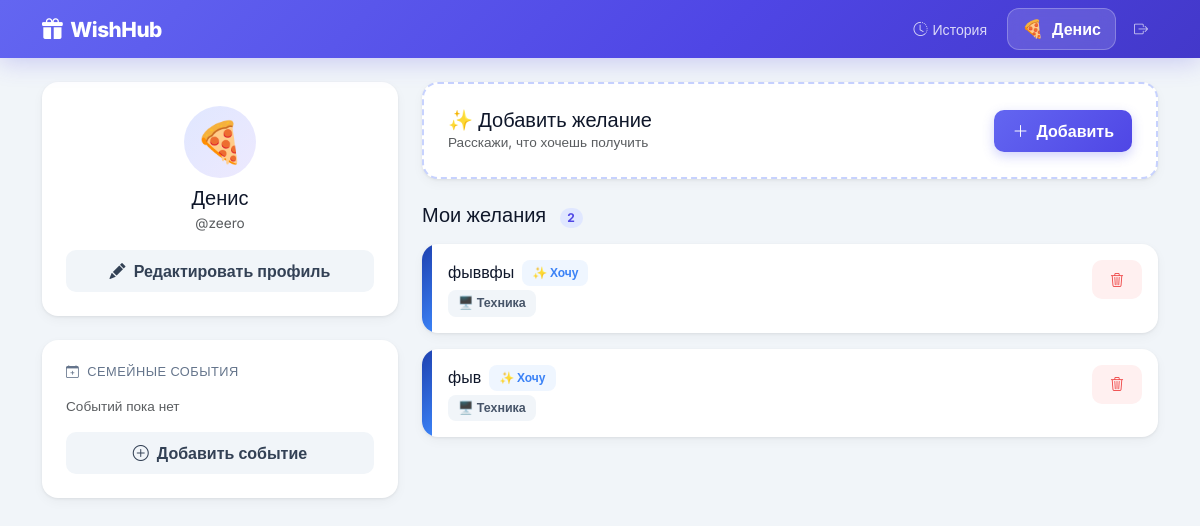
The page /my_wishlist (signed in) on the database as committed earlier.
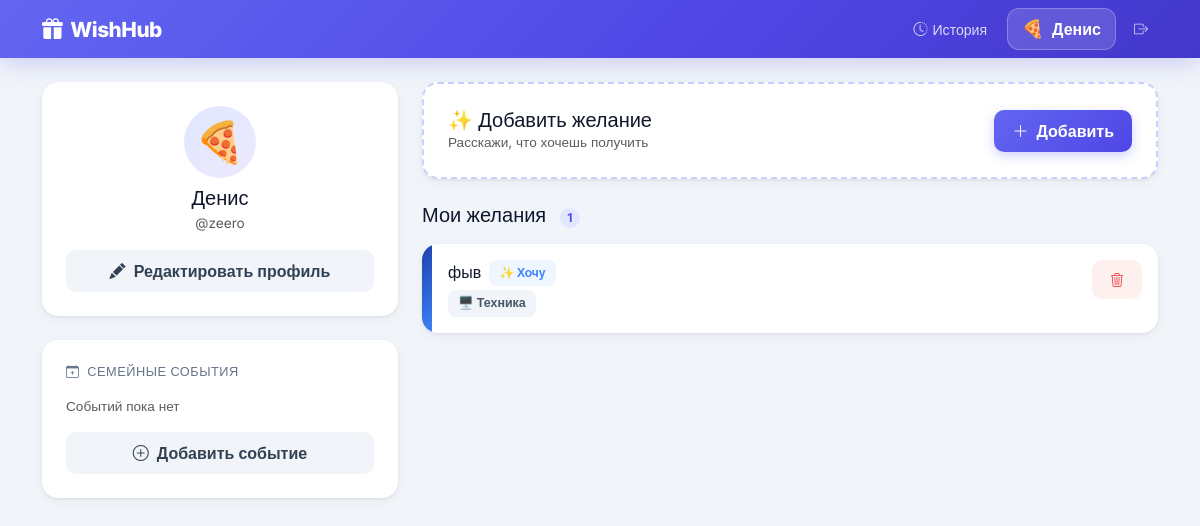
The same page on the database as committed later.
### app.py (models this page shows)
class WishItem(db.Model):
    id           = db.Column(db.Integer, primary_key=True)
    title        = db.Column(db.String(100), nullable=False)
    description  = db.Column(db.Text, nullable=True)
    link         = db.Column(db.String(500), nullable=True)
    image_url    = db.Column(db.String(500), nullable=True)
    price        = db.Column(db.Float, nullable=True)
    category     = db.Column(db.String(20), default='other')
    priority     = db.Column(db.String(20), default='medium')
    user_id      = db.Column(db.Integer, db.ForeignKey('user.id'), nullable=False)
    booked_by_id = db.Column(db.Integer, db.ForeignKey('user.id'), nullable=True)
    is_purchased = db.Column(db.Boolean, default=False)
    purchased_at = db.Column(db.DateTime, nullable=True)
    created_at   = db.Column(db.DateTime, default=datetime.utcnow)
    booked_by    = db.relationship('User', foreign_keys=[booked_by_id])

### app.py (the view, shortened to what this page needs)
@app.route('/my_wishlist', methods=['GET', 'POST'])
@login_required
def my_wishlist():
    wishes = WishItem.query.filter_by(user_id=current_user.id, is_purchased=False).order_by(WishItem.created_at.desc()).all()
    family_events = FamilyEvent.query.all()
    return render_template('my_wishlist.html', wishes=wishes, emojis=EMOJIS,
                           categories=CATEGORIES, category_map=CATEGORY_MAP,
                           family_events=family_events, event_icons=EVENT_ICONS)

### app.py (called while the page is built)
@login_manager.user_loader
def load_user(user_id):
    return db.session.get(User, int(user_id))

### templates/my_wishlist.html (shortened to what the changed rows need)
{% extends "base.html" %}
{% block content %}
<div class="row g-4">
<div class="col-lg-8">
  <h5 class="fw-800 mb-3">Мои желания
    <span class="badge rounded-pill ms-2 fw-600" style="background:#e0e7ff;color:#4f46e5;font-size:.75rem">{{ wishes|length }}</span>
  </h5>
  {% if wishes %}
  {% for wish in wishes %}
  <div class="card-w mb-3 overflow-hidden">
    <div class="d-flex">
      {% if wish.image_url %}
      <div style="width:100px;flex-shrink:0;background-image:url('{{ wish.image_url }}');background-size:cover;background-position:center"></div>
      {% else %}
      <div style="width:10px;flex-shrink:0;background:{{ category_map[wish.category].gradient }}"></div>
      {% endif %}
      <div class="p-3 flex-grow-1">
        <div class="d-flex justify-content-between align-items-start">
          <div class="flex-grow-1">
            <div class="d-flex align-items-center gap-2 flex-wrap mb-1">
              <h6 class="fw-700 mb-0">{{ wish.title }}</h6>
              {% if wish.priority == 'high' %}<span class="badge-priority prio-high">🔥 Очень хочу</span>
              {% elif wish.priority == 'low' %}<span class="badge-priority prio-low">💭 Не срочно</span>
              {% else %}<span class="badge-priority prio-medium">✨ Хочу</span>{% endif %}
            </div>
            <div class="d-flex align-items-center gap-2 flex-wrap">
              <span class="cat-chip">{{ category_map[wish.category].emoji }} {{ category_map[wish.category].label }}</span>
            </div>
          </div>
          {% if not wish.booked_by_id %}
          <form method="POST" action="{{ url_for('delete_wish', item_id=wish.id) }}" class="ms-2"
                onsubmit="return confirm('Удалить «{{ wish.title }}»?')">
            <button type="submit" class="btn btn-w btn-w-danger btn-sm" title="Удалить">
              <i class="bi bi-trash3"></i>
            </button>
          </form>
          {% endif %}
        </div>
      </div>
    </div>
  </div>
  {% endfor %}
  {% else %}
  <div class="text-center py-5 card-w">
    <div style="font-size:3.5rem">🌟</div>
    <h5 class="fw-700 mt-3">Список пуст</h5>
    <p class="text-muted">Добавь первое желание, и семья узнает, что тебе подарить!</p>
  </div>
  {% endif %}
</div>
</div>
{% endblock %}

Rows that differ between the two databases and show on the page:
no longer on this page (row edited): WishItem: title "фыввфы", priority "✨ Хочу", category "🖥️", category "Техника"
Other text that changed with them:
{{ wishes|length }}: "2" → "1"
